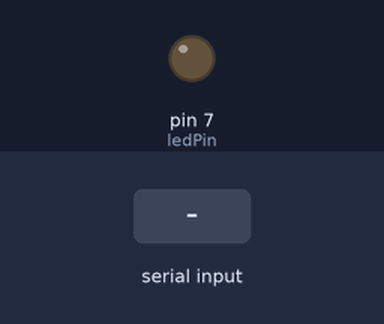
Bench run of a sketch on a simulated Arduino Uno, built with avr-gcc and run on an emulated ATmega328P. Parts: output pins drawn as LEDs (lit = HIGH). The inputs (shaded band) are chosen by the test bench. What the sketch prints to the serial monitor is not drawn.

Above: at 1.2 s.
1.3 s: "1" received over the second serial link
At 2.1 s:
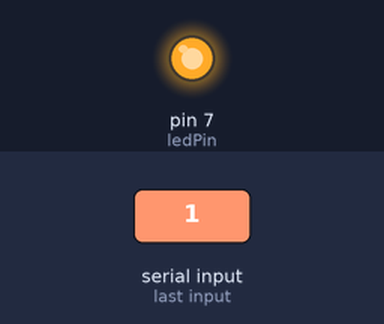
Timing chart, 0 to 4.3 s (numbered marks = the images above; inputs shaded):
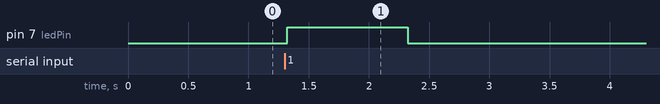

Measured:
- after the input at 1.3 s, pin 7 (ledPin): LOW → HIGH at once, → LOW 1.0 s later

The sketch:

bluetooth_testbench.ino
```cpp
#define ledPin 7
#include <SoftwareSerial.h>
int state = 0;
int analogPin = 0;
int analogVal = 0;

SoftwareSerial BTSerial(10, 11);

void setup() {
  pinMode(ledPin, OUTPUT);
  digitalWrite(ledPin, LOW);
  Serial.begin(38400);
  BTSerial.begin(38400);
}
void loop() {

  Serial.write('1');

  state = BTSerial.read();

  if (state == '1') {
    digitalWrite(ledPin, HIGH);
    delay(1000);
    digitalWrite(ledPin, LOW);
    state = 0;
  }
  else {
    delay(100);
  }
  delay(10);
  /*
  else if (state == '0') {
    digitalWrite(ledPin, LOW);
    state = 0;
  }
  */
}


/*
 *
 *
  analogVal = analogRead(analogPin);
  delay(100);
void readData(Serial blue_port) {

 Serial.println(Serial.read());
  //Serial.println(analogVal);
 if(Serial.available() > 0){ // Checks whether data is comming from the serial port
    state = Serial.read(); // Reads the data from the serial port
 }
 if (state <= 0) {
  digitalWrite(ledPin, LOW); // Turn LED OFF
  //Serial.println("LED: OFF"); // Send back, to the phone, the String "LED: ON"
  state = 0;
 }
 else if (state > 0) {
  digitalWrite(ledPin, HIGH);
  //Serial.println("LED: ON");;
  state = 0;
 }
}
*/
```
